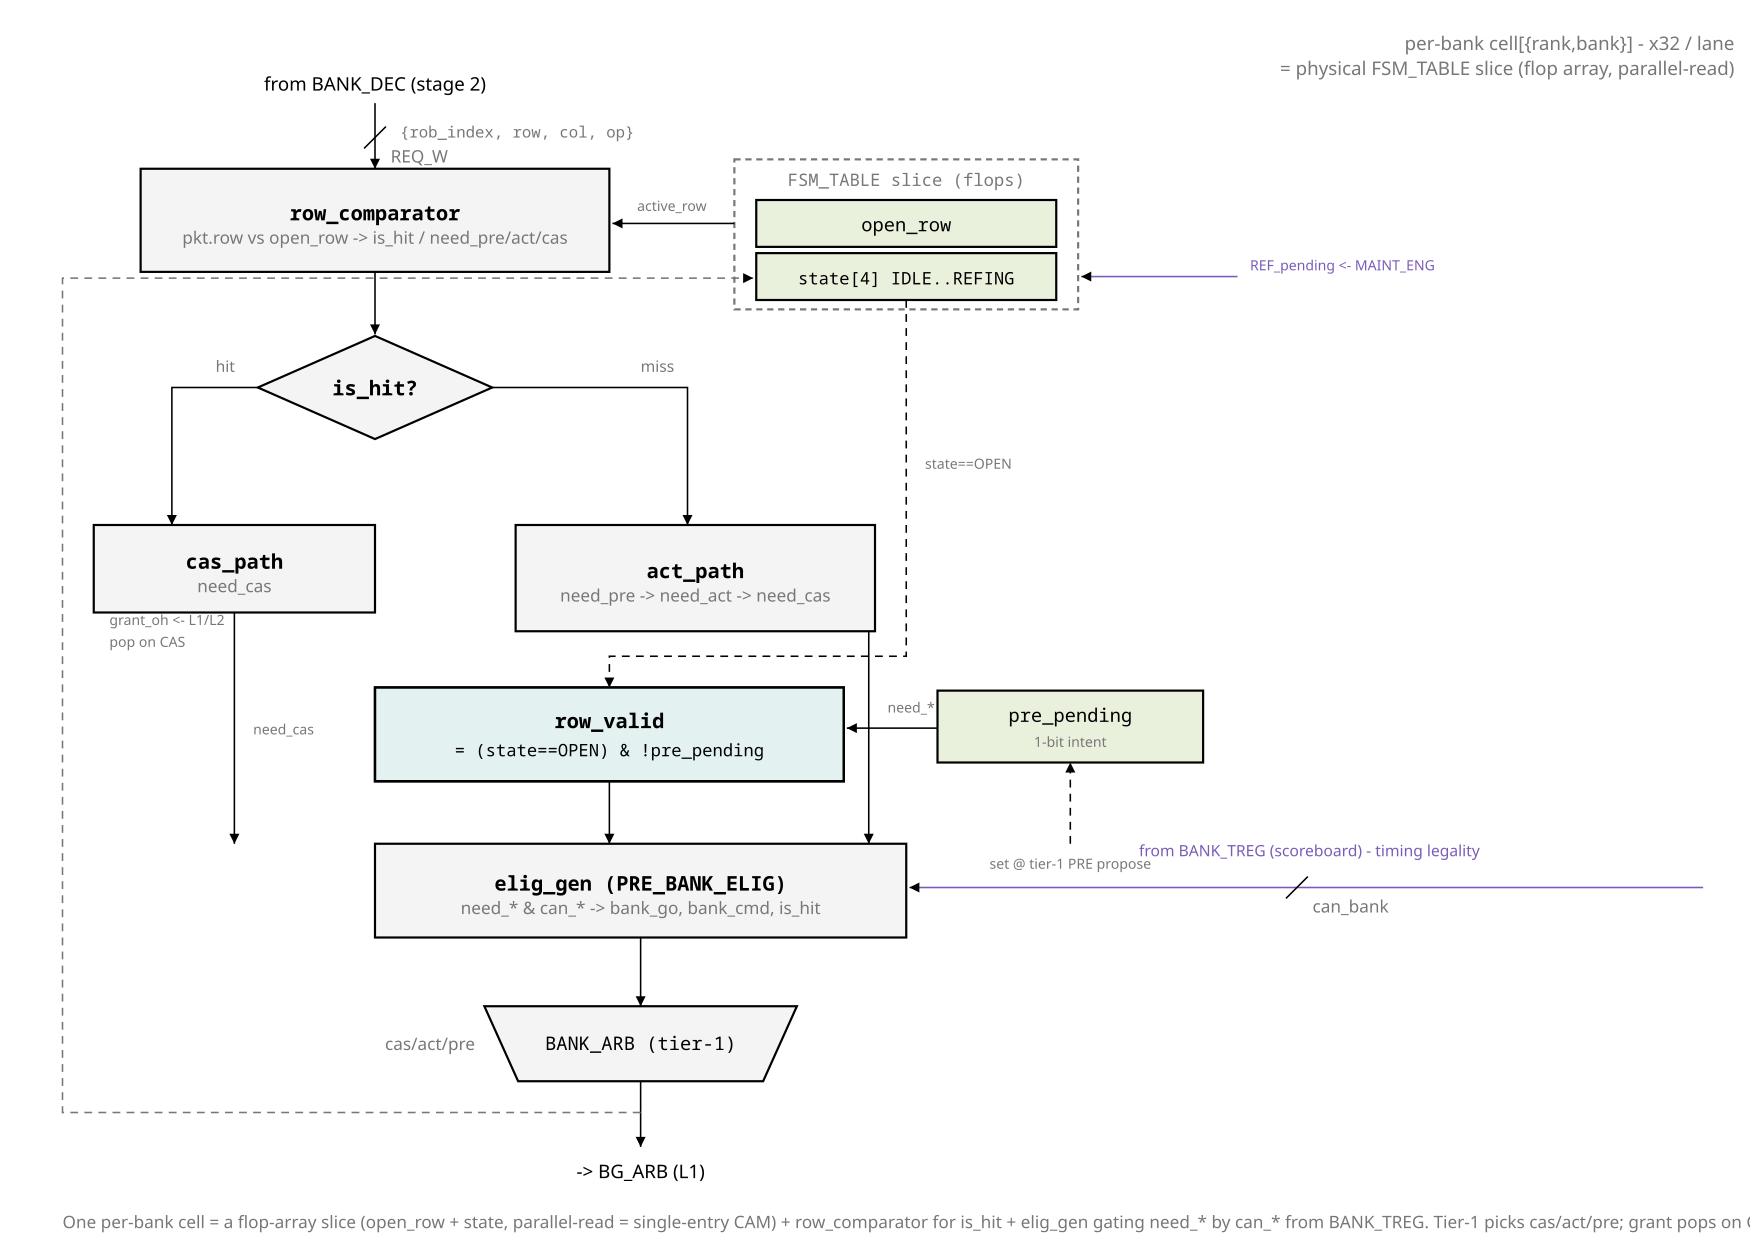

Generate this figure with Python:
from rtlfig import Fig, MUTED, FILL_CELL, FILL_ACTIVE

# fig_12 — completed per-bank cell (L0).  Judged from user's sketch:
# single-entry CAM = open_row flop + comparator; state[4] beside it (same flop
# array, parallel-read = the physical FSM_TABLE slice). elig gates need_* by
# can_* from the scoreboard. Tier-1 picks cas/act/pre; grant pops on CAS.
# Invariant: cells own no separate FSM - the flop-array slice IS the state;
# elig = need_* & can_*, can_* sourced from BANK_TREG.

SB = "#7a5cb8"
f = Fig(1120, 800)

f.note(1110, 32, "per-bank cell[{rank,bank}]   -   x32 / lane", anchor="end")
f.note(1110, 48, "= physical FSM_TABLE slice (flop array, parallel-read)",
       anchor="end")

# ---------------- input from decoder ----------------
f.text(240, 58, "from BANK_DEC (stage 2)", size=12, mono=False, anchor="middle")
f.line(240, 66, 240, 108, arrow=True)
f.slash(240, 88, "REQ_W")
f.text(256, 88, "{rob_index, row, col, op}", size=10, fill=MUTED)

# ---------------- row_comparator + flop-array slice ----------------
f.logic(90, 108, 300, 66, "row_comparator",
        "pkt.row vs open_row  ->  is_hit / need_pre/act/cas")

f.rect(470, 102, 220, 96, fill="none", stroke=MUTED, width=1.4, dashed=True)
f.text(580, 119, "FSM_TABLE slice (flops)", size=11, anchor="middle", fill=MUTED)
f.rect(484, 128, 192, 30, fill=FILL_CELL, width=1.4)
f.text(580, 148, "open_row", size=12, anchor="middle")
f.rect(484, 162, 192, 30, fill=FILL_CELL, width=1.4)
f.text(580, 182, "state[4]  IDLE..REFING", size=11, anchor="middle")
f.line(470, 143, 392, 143, arrow=True)
f.text(430, 135, "active_row", size=9, mono=False, anchor="middle", fill=MUTED)

# REF_pending injected into state (from maintenance)
f.line(792, 177, 692, 177, arrow=True, stroke=SB)
f.text(800, 173, "REF_pending <- MAINT_ENG", size=9, mono=False, fill=SB)

# ---------------- hit / miss split ----------------
f.line(240, 174, 240, 214, arrow=True)
f.decision(240, 248, 150, 66, "is_hit?")

f.path("M165 248 L110 248 L110 336", arrow=True)
f.text(138, 238, "hit", size=10, mono=False, fill=MUTED)
f.logic(60, 336, 180, 56, "cas_path", "need_cas")

f.path("M315 248 L440 248 L440 336", arrow=True)
f.text(410, 238, "miss", size=10, mono=False, fill=MUTED)
f.logic(330, 336, 230, 68, "act_path", "need_pre -> need_act -> need_cas")

# ---------------- row_valid fence (intent/commit) ----------------
rv = f.logic(240, 440, 300, 60, "row_valid")
f.rect(240, 440, 300, 60, fill=FILL_ACTIVE, width=1.6)
f.text(390, 466, "row_valid", size=13, anchor="middle", bold=True)
f.text(390, 484, "= (state==OPEN) & !pre_pending", size=11, anchor="middle")

f.rect(600, 442, 170, 46, fill=FILL_CELL, width=1.4)
f.text(685, 462, "pre_pending", size=12, anchor="middle")
f.text(685, 478, "1-bit intent", size=9, mono=False, anchor="middle", fill=MUTED)
f.line(600, 466, 542, 466, arrow=True)
f.line(685, 540, 685, 488, arrow=True, dashed=True)
f.text(685, 556, "set @ tier-1 PRE propose", size=9, mono=False,
       anchor="middle", fill=MUTED)

# state==OPEN into the fence
f.path("M580 192 L580 420 L390 420 L390 440", arrow=True, dashed=True)
f.text(592, 300, "state==OPEN", size=9, mono=False, fill=MUTED)

# ---------------- elig_gen (L0) ----------------
f.line(150, 392, 150, 540, arrow=True)
f.text(162, 470, "need_cas", size=9, mono=False, fill=MUTED)
f.line(556, 404, 556, 540, arrow=True)
f.text(568, 456, "need_*", size=9, mono=False, fill=MUTED)
f.line(390, 500, 390, 540, arrow=True)

f.logic(240, 540, 340, 60, "elig_gen   (PRE_BANK_ELIG)",
        "need_* & can_*  ->  bank_go, bank_cmd, is_hit")

# can_* feed from the scoreboard (THE missing structural link)
f.line(1090, 568, 582, 568, arrow=True, stroke=SB)
f.slash(830, 568, "can_bank")
f.text(838, 548, "from BANK_TREG (scoreboard)  -  timing legality", size=10,
       mono=False, anchor="middle", fill=SB)

# ---------------- BANK_ARB (tier-1) ----------------
f.line(410, 600, 410, 644, arrow=True)
f.mux(310, 644, 200, 48, "BANK_ARB (tier-1)", sel="cas/act/pre")
f.line(410, 692, 410, 734, arrow=True)
f.text(410, 754, "->  BG_ARB (L1)", size=12, mono=False, anchor="middle")

# grant_oh feedback, pop on CAS
f.path("M410 712 L40 712 L40 178 L482 178", arrow=True, dashed=True, stroke=MUTED)
f.text(70, 400, "grant_oh <- L1/L2", size=9, mono=False, fill=MUTED)
f.text(70, 414, "pop on CAS", size=9, mono=False, fill=MUTED)

f.caption(40, 786, "One per-bank cell = a flop-array slice (open_row + state, "
                   "parallel-read = single-entry CAM) + row_comparator for is_hit "
                   "+ elig_gen gating need_* by can_* from BANK_TREG. Tier-1 picks "
                   "cas/act/pre; grant pops on CAS.")

f.save("fig_12_perbank_block.svg")
print("wrote fig_12_perbank_block.svg")
